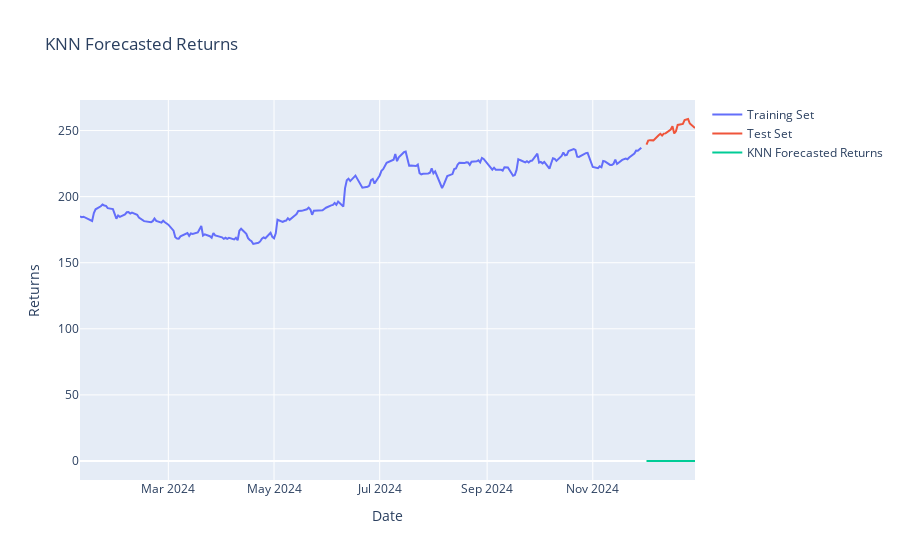

Here is the notebook cell this chart was saved with:
### Code cell
fig = go.Figure()
fig.add_trace(go.Scatter(x=train['Date'], y=train['Close'], mode='lines', name='Training Set'))
fig.add_trace(go.Scatter(x=test['Date'], y=test['Close'], mode='lines', name='Test Set'))
fig.add_trace(go.Scatter(x=test['Date'], y=knn_forecasted['forecast_return_knn'], mode='lines', name='KNN Forecasted Returns'))
fig.update_layout(title='KNN Forecasted Returns', xaxis_title='Date', yaxis_title='Returns')
pio.show(fig)

### Figure 1 — Plotly figure (JSON) as saved in the notebook; plotly's stock layout.template omitted (floating-point values rounded to 4 significant figures; data arrays with more than 128 entries replaced by an {"elided": "..."} marker saying what was removed)
{"data": [{"mode": "lines", "name": "Training Set", "type": "scatter", "x": {"elided": "225 str values"}, "y": {"elided": "225 float values"}}, {"mode": "lines", "name": "Test Set", "type": "scatter", "x": ["2024-12-02", "2024-12-03", "2024-12-04", "2024-12-05", "2024-12-06", "2024-12-09", "2024-12-10", "2024-12-11", "2024-12-12", "2024-12-13", "2024-12-16", "2024-12-17", "2024-12-18", "2024-12-19", "2024-12-20", "2024-12-23", "2024-12-24", "2024-12-26", "2024-12-27", "2024-12-30"], "y": [239.3, 242.4, 242.7, 242.8, 242.6, 246.5, 247.5, 246.2, 247.7, 247.9, 250.8, 253.2, 247.8, 249.5, 254.2, 255.0, 257.9, 258.7, 255.3, 251.9]}, {"mode": "lines", "name": "KNN Forecasted Returns", "type": "scatter", "x": ["2024-12-02", "2024-12-03", "2024-12-04", "2024-12-05", "2024-12-06", "2024-12-09", "2024-12-10", "2024-12-11", "2024-12-12", "2024-12-13", "2024-12-16", "2024-12-17", "2024-12-18", "2024-12-19", "2024-12-20", "2024-12-23", "2024-12-24", "2024-12-26", "2024-12-27", "2024-12-30"], "y": [0.0009273, -0.0006598, 0.006534, -0.001256, -0.004524, -0.003986, 0.006605, 0.004273, 0.00728, -0.008055, 0.00292, 0.001425, 0.003303, 0.02157, -0.006949, 0.005281, -0.002845, -0.003763, -0.002582, 0.001075]}], "layout": {"title": {"text": "KNN Forecasted Returns"}, "xaxis": {"title": {"text": "Date"}}, "yaxis": {"title": {"text": "Returns"}}}}
